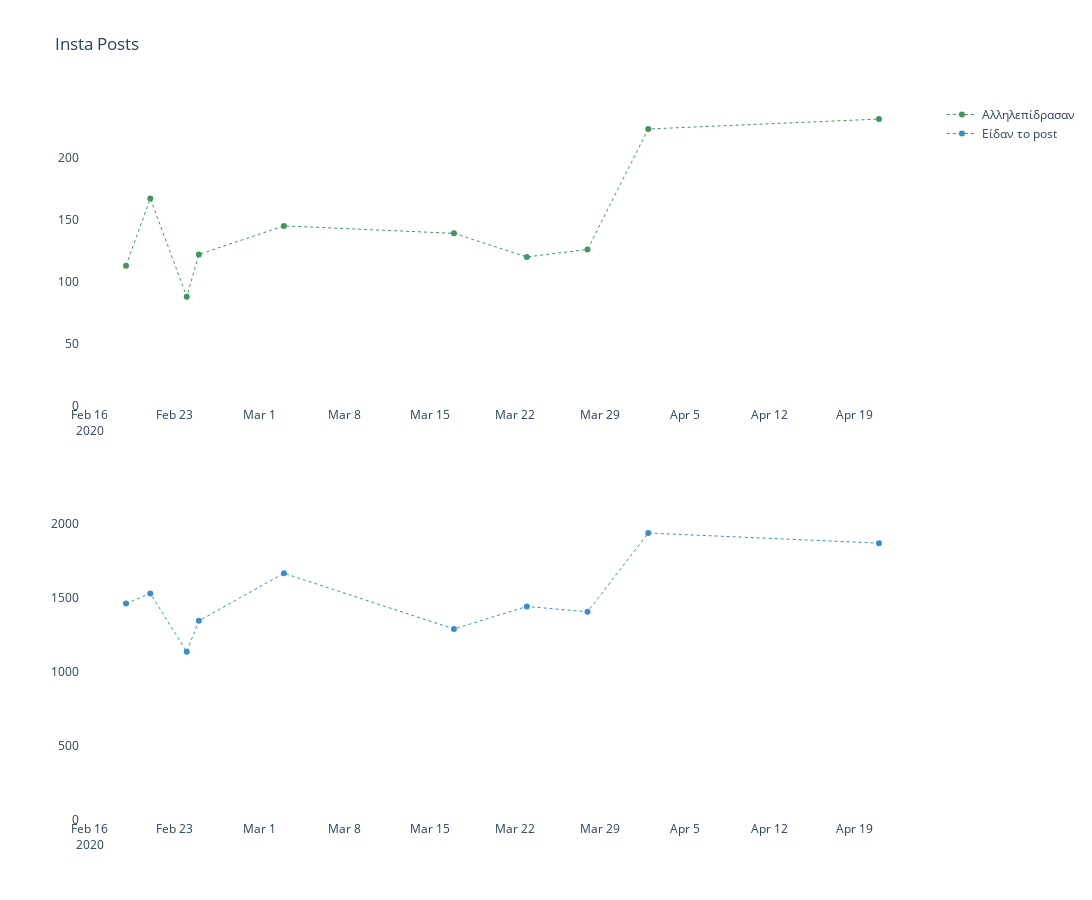

The notebook cell this image was saved under:
### Code cell
fig = make_subplots(2,1)

_=fig.add_trace(go.Scatter(x=posts.timestamp, y=posts.engagement,text = posts['caption split'],marker_color = colors['green_dark'],
                          hovertemplate = '%{x} <br>Αλληλεπίδρασαν: %{y:.0}<br><br>%{text}',
                           name='Αλληλεπίδρασαν', mode='lines+markers',line = linestyle),
                row=1,col=1)

_=fig.add_trace(go.Scatter(x=posts.timestamp, y=posts.reach,text = posts['caption split'],marker_color = colors['blue'],
                          hovertemplate = '%{x} <br>Είδαν το post: %{y:.0}<br><br>%{text}',
                          name='Είδαν το post', mode='lines+markers',line = linestyle),
                row=2,col=1)

_=fig.update_yaxes(rangemode='tozero')
fig.update_layout(height=900, width=1200, 
                  title_text="Insta Posts",
                  paper_bgcolor='rgba(0,0,0,0)',
                plot_bgcolor='rgba(0,0,0,0)')



# fig.write_html("outputs/posts.html")

### Figure 1 — Plotly figure (JSON) as saved in the notebook; plotly's stock layout.template omitted (floating-point values rounded to 4 significant figures)
{"data": [{"hovertemplate": "%{x} <br>Αλληλεπίδρασαν: %{y:.0}<br><br>%{text}", "line": {"dash": "dot", "width": 1}, "marker": {"color": "#449660"}, "mode": "lines+markers", "name": "Αλληλεπίδρασαν", "text": ["Στις<br>14 και 15 Μαρτίου είμαστε<br>έτοιμοι να βρεθούμε από κοντά,<br>να μοιρα", "Έφτασε<br>η στιγμή να μοιραστούμε<br>μαζί σας το πρώτο σημαντικό στοιχείο<br>γι", "Το<br>δεύτερο σημαντικό στοιχείο για<br>την Πανελλαδική Συνάντηση του<br>Let's ", "Το<br>τρίτο και τελευταίο σημαντικό<br>στοιχείο για την Πανελλαδική<br>Συνάντησ", "Αγαπημένη<br>μας οικογένεια, \nπάνω<br>απ'όλα θέλουμε να είμαστε όλοι<br>υγιείς ", "Αγαπημένη<br>μας οικογένεια,\nΑυτές<br>τις μέρες #μένουμε_σπίτι και<br>σας στέλν", "Ο<br>εθελοντισμός πάντα είχε αξία<br>ανεκτίμητη τόσο ατομική όσο και<br>συλλογι", "#Μένουμε_σπίτι<br>και μέσα από το<br>σκοτάδι αφήνουμε τα αστέρια να<br>μας χαρί", "Όταν<br>έχεις δίπλα σου μία ομάδα,<br>μία οικογένεια τίποτα δεν σε<br>φοβίζει!!", "Αγαπημένη<br>μας Οικογένεια,\n\nΌλες<br>αυτές τις μέρες, η σκέψη μας,<br>η καρδιά"], "type": "scatter", "x": ["2020-02-19", "2020-02-21", "2020-02-24", "2020-02-25", "2020-03-03", "2020-03-17", "2020-03-23", "2020-03-28", "2020-04-02", "2020-04-21"], "xaxis": "x", "y": [113, 167, 88, 122, 145, 139, 120, 126, 223, 231], "yaxis": "y"}, {"hovertemplate": "%{x} <br>Είδαν το post: %{y:.0}<br><br>%{text}", "line": {"dash": "dot", "width": 1}, "marker": {"color": "#3B8CCA"}, "mode": "lines+markers", "name": "Είδαν το post", "text": ["Στις<br>14 και 15 Μαρτίου είμαστε<br>έτοιμοι να βρεθούμε από κοντά,<br>να μοιρα", "Έφτασε<br>η στιγμή να μοιραστούμε<br>μαζί σας το πρώτο σημαντικό στοιχείο<br>γι", "Το<br>δεύτερο σημαντικό στοιχείο για<br>την Πανελλαδική Συνάντηση του<br>Let's ", "Το<br>τρίτο και τελευταίο σημαντικό<br>στοιχείο για την Πανελλαδική<br>Συνάντησ", "Αγαπημένη<br>μας οικογένεια, \nπάνω<br>απ'όλα θέλουμε να είμαστε όλοι<br>υγιείς ", "Αγαπημένη<br>μας οικογένεια,\nΑυτές<br>τις μέρες #μένουμε_σπίτι και<br>σας στέλν", "Ο<br>εθελοντισμός πάντα είχε αξία<br>ανεκτίμητη τόσο ατομική όσο και<br>συλλογι", "#Μένουμε_σπίτι<br>και μέσα από το<br>σκοτάδι αφήνουμε τα αστέρια να<br>μας χαρί", "Όταν<br>έχεις δίπλα σου μία ομάδα,<br>μία οικογένεια τίποτα δεν σε<br>φοβίζει!!", "Αγαπημένη<br>μας Οικογένεια,\n\nΌλες<br>αυτές τις μέρες, η σκέψη μας,<br>η καρδιά"], "type": "scatter", "x": ["2020-02-19", "2020-02-21", "2020-02-24", "2020-02-25", "2020-03-03", "2020-03-17", "2020-03-23", "2020-03-28", "2020-04-02", "2020-04-21"], "xaxis": "x2", "y": [1460, 1528, 1134, 1343, 1664, 1288, 1440, 1404, 1935, 1867], "yaxis": "y2"}], "layout": {"height": 900, "paper_bgcolor": "rgba(0, 0, 0, 0)", "plot_bgcolor": "rgba(0, 0, 0, 0)", "title": {"text": "Insta Posts"}, "width": 1200, "xaxis": {"anchor": "y", "autorange": true, "domain": [0, 1], "range": ["2020-02-15 05:58:43.1317", "2020-04-24 18:01:16.8683"], "type": "date"}, "xaxis2": {"anchor": "y2", "autorange": true, "domain": [0, 1], "range": ["2020-02-15 05:58:43.1317", "2020-04-24 18:01:16.8683"], "type": "date"}, "yaxis": {"anchor": "x", "autorange": true, "domain": [0.575, 1], "range": [0, 246.3], "rangemode": "tozero", "type": "linear"}, "yaxis2": {"anchor": "x2", "autorange": true, "domain": [0, 0.425], "range": [0, 2063.0], "rangemode": "tozero", "type": "linear"}}}
